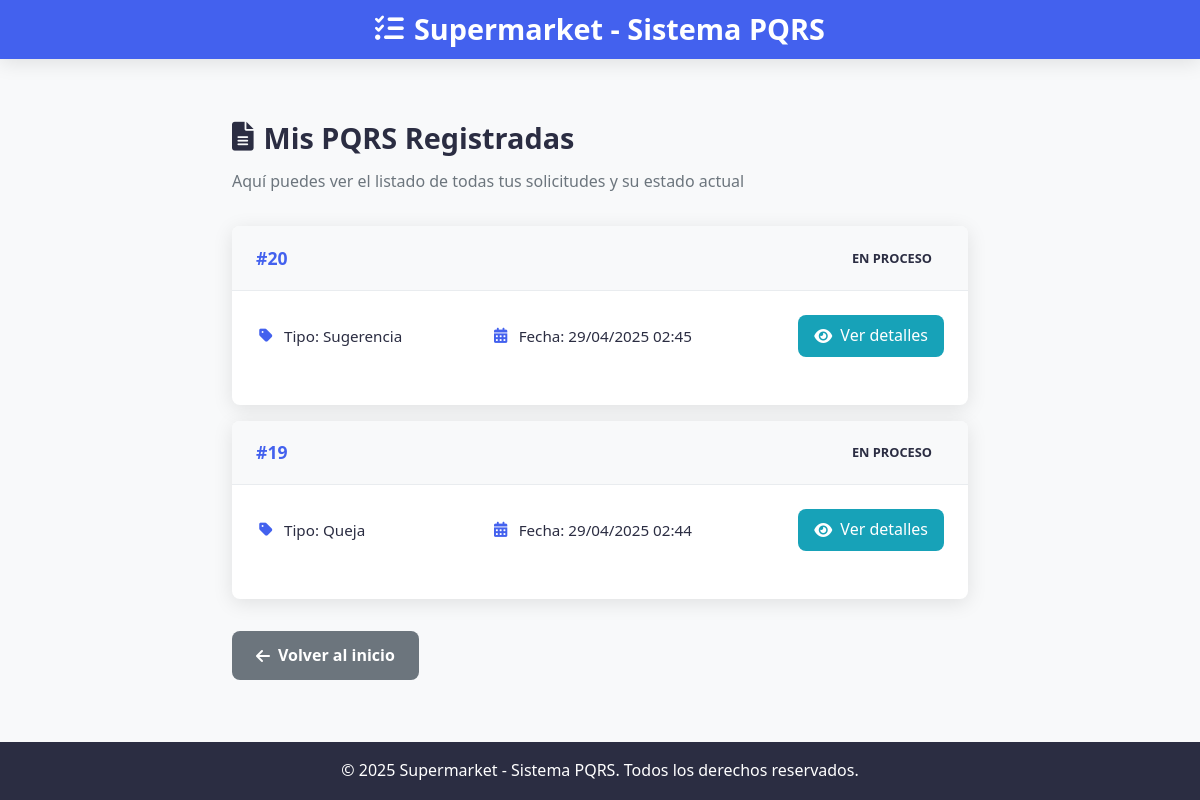
The app's page /cliente/pqrs/ (signed in) with its own data.
### core/models.py (models this page shows, shortened)
class PQRS(models.Model):
    TIPO_RADICADO_CHOICES = [
        ('Petición', 'Petición'),
        ('Queja', 'Queja'),
        ('Reclamo', 'Reclamo'),
        ('Sugerencia', 'Sugerencia'),
    ]
    ESTADO_RADICADO_CHOICES = [
        ('Nuevo', 'Nuevo'),
        ('En Proceso', 'En Proceso'),
        ('Resuelto', 'Resuelto'),
        ('Cerrado', 'Cerrado'),
    ]
    numero_radicado = models.AutoField(primary_key=True)
    fecha_radicado = models.DateTimeField(auto_now_add=True)
    tipo_radicado = models.CharField(max_length=25, choices=TIPO_RADICADO_CHOICES)
    comentarios = models.TextField()
    anexo = models.FileField(upload_to='anexos/', blank=True, null=True)
    cliente = models.ForeignKey(Cliente, on_delete=models.CASCADE, related_name='pqrs')
    estado = models.CharField(max_length=20, choices=ESTADO_RADICADO_CHOICES, default='En Proceso')
    empleado_asignado = models.ForeignKey(Empleado, on_delete=models.SET_NULL, null=True, blank=True, related_name='pqrs_asignados')
    justificacion_del_estado = models.TextField(blank=True, null=True)
    fecha_respuesta = models.DateTimeField(blank=True, null=True)

### core/views.py (the view)
# urls.py: path('cliente/pqrs/', listar_pqrs_cliente, name='listar_pqrs'),
def listar_pqrs_cliente(request):
    if request.session.get('rol') != 'cliente':
        return redirect('inicio')
    nombre_usuario = request.session.get('usuario')
    cliente = get_object_or_404(Cliente, nombre_completo=nombre_usuario)
    pqrs = PQRS.objects.filter(cliente=cliente).order_by('-fecha_radicado')
    return render(request, 'listar_pqrs.html', {'pqrs_list': pqrs, 'usuario': nombre_usuario})

### templates/listar_pqrs.html (shortened to what this page needs)
{% load static %}
<!DOCTYPE html>
<html lang="es">
<head>
    <link rel="stylesheet" href="{% static 'css/cliente/lista_pqrs.css' %}">
    <link rel="stylesheet" href="https://cdnjs.cloudflare.com/ajax/libs/font-awesome/6.0.0/css/all.min.css">
</head>
<body>
    <div class="pqrs-container">
        <header class="pqrs-header">
            <h1><i class="fas fa-tasks"></i> Supermarket - Sistema PQRS</h1>
        </header>
        <main class="pqrs-content">
            <div class="user-welcome">
                <h2><i class="fas fa-file-alt"></i> Mis PQRS Registradas</h2>
                <p>Aquí puedes ver el listado de todas tus solicitudes y su estado actual</p>
            </div>
            {% if pqrs_list %}
            <div class="pqrs-list-container">
                {% for pqrs in pqrs_list %}
                <div class="pqrs-card">
                    <div class="pqrs-card-header">
                        <span class="pqrs-number">#{{ pqrs.numero_radicado }}</span>
                        <span class="pqrs-badge badge-{{ pqrs.estado|lower }}">{{ pqrs.estado }}</span>
                    </div>
                    <div class="pqrs-card-body">
                        <div class="pqrs-info">
                            <div class="info-item">
                                <i class="fas fa-tag"></i>
                                <span>Tipo: {{ pqrs.tipo_radicado }}</span>
                            </div>
                            <div class="info-item">
                                <i class="fas fa-calendar-alt"></i>
                                <span>Fecha: {{ pqrs.fecha_radicado|date:"d/m/Y H:i" }}</span>
                            </div>
                            <div class="pqrs-actions">
                            <a href="{% url 'detalle_pqrs' pqrs.numero_radicado %}" class="btn-details">
                                <i class="fas fa-eye"></i> Ver detalles
                            </a>
                            </div>
                        </div>
                    </div>
                </div>
                {% endfor %}
            </div>
            {% endif %}
            <div class="action-buttons">
                <a href="{% url 'vista_cliente' %}" class="btn btn-back">
                    <i class="fas fa-arrow-left"></i> Volver al inicio
                </a>
            </div>
        </main>
        <footer class="pqrs-footer">
            <p>&copy; 2025 Supermarket - Sistema PQRS. Todos los derechos reservados.</p>
        </footer>
    </div>
</body>
</html>

### static/css/cliente/lista_pqrs.css (style rules this page uses)
:root { --primary-color: #4361ee; --primary-hover: #3a56d4; --secondary-color: #6c757d; --secondary-hover: #5a6268; --success-color: #28a745; --success-hover: #218838; --info-color: #17a2b8; --info-hover: #138496; --warning-color: #ffc107; --warning-hover: #e0a800; --danger-color: #dc3545; --danger-hover: #bb2d3b; --text-color: #2b2d42; --light-bg: #f8f9fa; --white: #ffffff; --gray-light: #e9ecef; --shadow: 0 4px 20px rgba(0, 0, 0, 0.1); --transition: all 0.3s ease; --border-radius: 8px; }
body { font-family: 'Segoe UI', Tahoma, Geneva, Verdana, sans-serif; background-color: var(--light-bg); color: var(--text-color); margin: 0; padding: 0; line-height: 1.6; }
.pqrs-container { display: flex; flex-direction: column; min-height: 100vh; }
.pqrs-header { background-color: var(--primary-color); color: var(--white); padding: 0.4rem 2rem; box-shadow: var(--shadow); }
.pqrs-header h1 { margin: 0; font-size: 1.8rem; display: flex; align-items: center; justify-content: center; gap: 10px; }
.pqrs-content { flex: 1; padding: 2rem; max-width: 800px; margin: 0 auto; width: 100%; box-sizing: border-box; }
.user-welcome { margin-bottom: 2rem; }
.user-welcome h2 { font-size: 1.8rem; margin-bottom: 0.5rem; color: var(--text-color); display: flex; align-items: center; gap: 10px; }
.user-welcome p { color: var(--secondary-color); margin: 0; }
.pqrs-list-container { display: flex; flex-direction: column; gap: 1rem; margin-bottom: 2rem; }
.pqrs-card { background-color: var(--white); border-radius: var(--border-radius); box-shadow: var(--shadow); overflow: hidden; transition: var(--transition); }
.pqrs-card-header { display: flex; justify-content: space-between; align-items: center; padding: 1rem 1.5rem; background-color: var(--light-bg); border-bottom: 1px solid var(--gray-light); }
.pqrs-number { font-weight: 700; color: var(--primary-color); font-size: 1.1rem; }
.pqrs-badge { padding: 0.35rem 0.75rem; border-radius: 50rem; font-size: 0.8rem; font-weight: 700; text-transform: uppercase; }
.pqrs-card-body { padding: 1.5rem; }
.pqrs-info { display: grid; grid-template-columns: repeat(auto-fit, minmax(200px, 1fr)); gap: 1rem; margin-bottom: 1.5rem; }
.info-item { display: flex; align-items: center; gap: 8px; font-size: 0.95rem; }
.info-item i { color: var(--primary-color); width: 20px; text-align: center; }
.pqrs-actions { display: flex; justify-content: flex-end; }
.btn-details { background-color: var(--info-color); color: var(--white); padding: 0.5rem 1rem; border-radius: var(--border-radius); text-decoration: none; font-weight: 500; display: inline-flex; align-items: center; gap: 8px; transition: var(--transition); }
.action-buttons { display: flex; justify-content: flex-start; }
.btn { padding: 0.75rem 1.5rem; border-radius: var(--border-radius); border: none; font-size: 1rem; font-weight: 600; cursor: pointer; transition: var(--transition); display: inline-flex; align-items: center; justify-content: center; gap: 0.5rem; text-decoration: none; }
.btn-back { background-color: var(--secondary-color); color: var(--white); }
.pqrs-footer { background-color: var(--text-color); color: var(--white); text-align: center; margin-top: auto; }

### records on screen
PQRS: numero_radicado "20", estado "EN PROCESO", tipo_radicado "Sugerencia", fecha_radicado "29/04/2025 02:45"
PQRS: numero_radicado "19", estado "EN PROCESO", tipo_radicado "Queja", fecha_radicado "29/04/2025 02:44"
